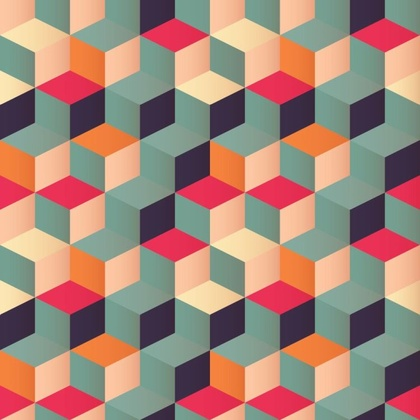
%> input picture Práctica 10 - Detección de esquinas/imagen.jpg, 420 x 420 px, shrunk from 750 x 750 before the run
$ octave harris.m   (GNU Octave 9; MATLAB toolbox functions it lacks are replaced by stand-ins)
%> lines starting %> are read from the running program, lines starting %| are printed output that depends on the picture; in (x1, y1, x2, y2) boxes, pixels count from 0 and x2, y2 are one past the last pixel; in counts of white or black regions, pixels touching at a corner belong together; the program's own positions count from 1
imagenOriginal = imread("imagen.jpg");
%> imagenOriginal is the input picture: size 420x420x3 uint8; mean R, G, B 166.1, 134.4, 120.5
imagen = rgb2gray(imagenOriginal);
imagen = double(imagen);
%> imagen: size 420x420 double
[ancho, alto] = size(imagen);
%> ancho = 420; alto = 420
v = zeros(size(imagen));
s = zeros(size(imagen));
h = ones(3, 3) * (1/9);
mascaraGaussiana = [0 1 2 1 0; 1 3 5 3 1; 2 5 9 5 2; 1 3 5 3 1; 0 1 2 1 0] * (1/57);

imagenFiltrada = imfilter(imagen, h);

mascaraEnX = [-0.5 0 0.5];
mascaraEnY = [-0.5; 0; 0.5];

recorridoEnX = imfilter(imagenFiltrada, mascaraEnX);
recorridoEnY = imfilter(imagenFiltrada, mascaraEnY);
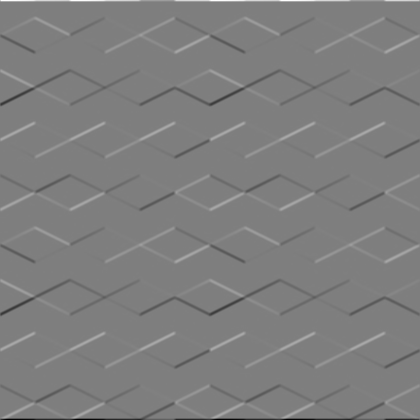
%> recorridoEnY: size 420x420 double; min -104.8, max 105.8, mean 0; drawn with min black and max white

HE11 = recorridoEnX .* recorridoEnX;
HE22 = recorridoEnY .* recorridoEnY;
HE12 = recorridoEnX .* recorridoEnY;

A = imfilter(HE11, mascaraGaussiana);
B = imfilter(HE22, mascaraGaussiana);
C = imfilter(HE12, mascaraGaussiana);
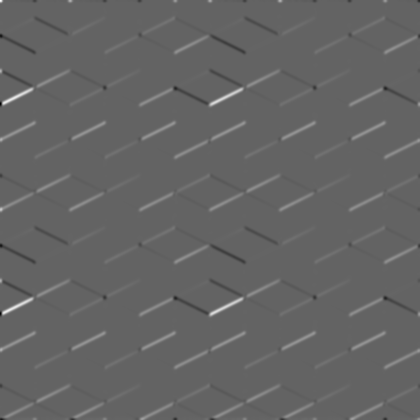
%> C: size 420x420 double; min -824.5, max 1279.6, mean 10.9; drawn with min black and max white

alfa = 0.04;

rp = A + B;
rp1 = rp .* rp;

Q = ((A .* B) - (C .* C)) - (alfa * rp1);
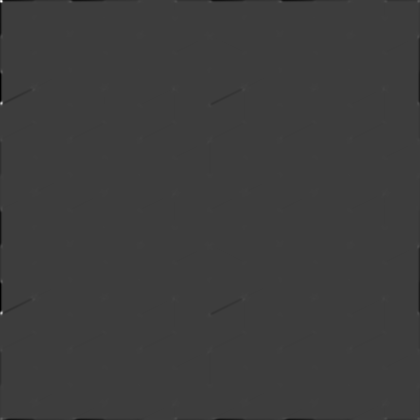
%> Q: size 420x420 double; min -1317312.8, max 4102112.2, mean -4721.6; drawn with min black and max white
th = 1000;

%for

v = Q > th;
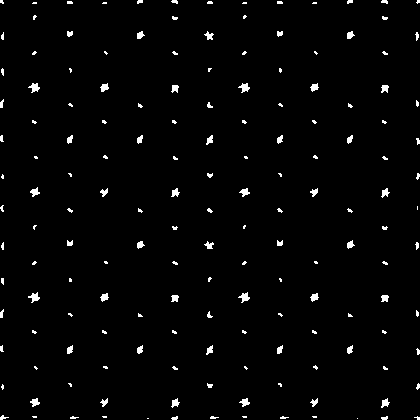
%> v: size 420x420 logical; 2% white; 161 white regions (103 under 20 px), largest, box (x1, y1, x2, y2) and area: (28, 83, 40, 93) 65, (28, 292, 40, 303) 65, (238, 292, 250, 303) 65

pixel = 10;

for x = 1:ancho
    for y = 1:alto
        if(v(x,y))
            I1 = [x - pixel 1];
            I2 = [x + pixel ancho];
            I3 = [y - pixel 1];
            I4 = [y + pixel alto];

            datxi = max(I1);
            datxs = min(I2);
            datyi = max(I3);
            datys = min(I4);

            bloc = Q(datxi:1:datxs, datyi:1:datys);

            maxB = max(max(bloc));

            if(Q(x, y) == maxB)
                s(x,y) = 1;
            end
        end
    end
end
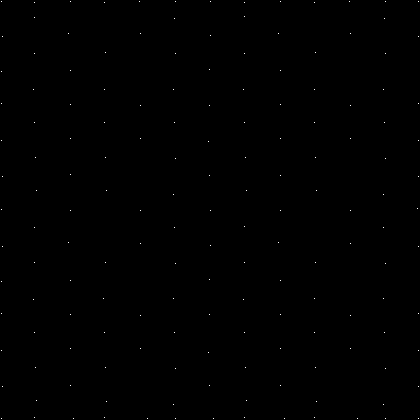
%> s: size 420x420 double; values 0 (black) and 1 (white), 0.09% white in thin lines or dots
%> after the loop, I1 = [410 1]; I2 = [430 420]; I3 = [410 1]; I4 = [430 420]; datxi = 410; datxs = 420; datyi = 410; datys = 420; maxB = 257566.9

figure(1);
imshow(uint8(imagenOriginal));
hold on

x=0;
y=0;

for x = 1:ancho
    for y = 1:alto
        if(s(x,y))
            plot(y,x,'o','MarkerSize',15);
        end
    end
end
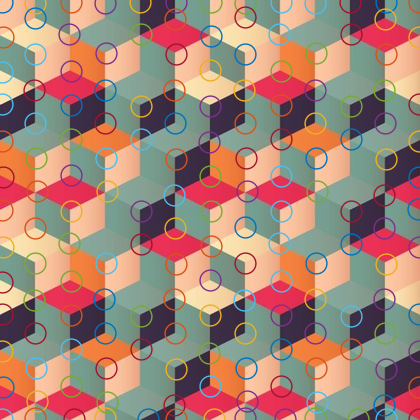
%> figure redrawn from the program's plot data

ax = gcf;
resultado = ax;

% Guardado de los resultados
imwrite(uint8(imagenFiltrada),'resultados/imagenFiltrada.png');
imwrite(uint8(recorridoEnY + recorridoEnX),'resultados/recorridos.png');
imwrite(uint8(imagen),'resultados/escalaGrises.png');
imwrite(uint8(Q),'resultados/intensidades.png');
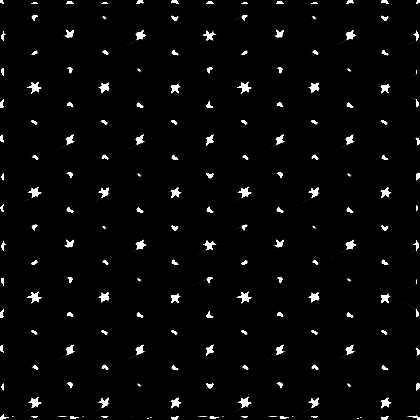
%> saved as intensidades.png: size 420x420 uint8; min 0, max 255, mean 7.5
exportgraphics(ax,'resultados/esquinasDetectadas.png','Resolution',75);
